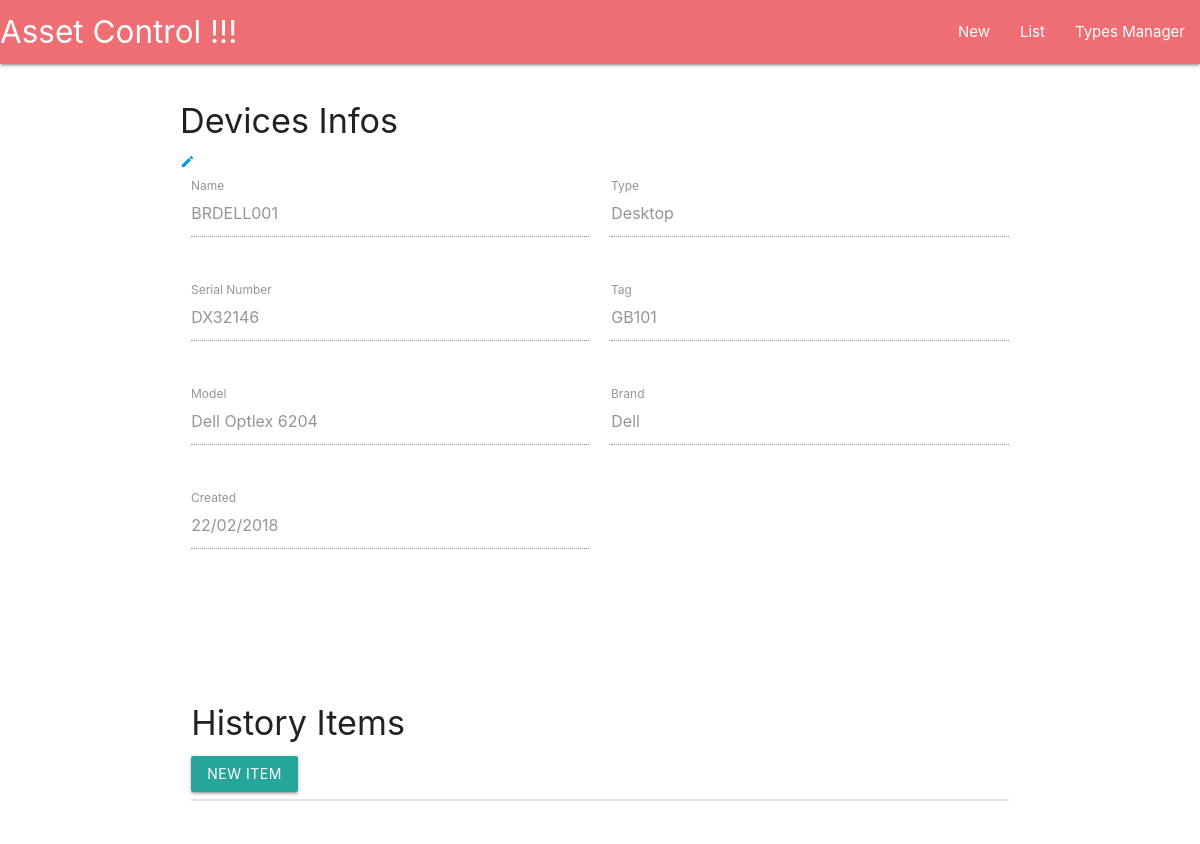
The app's page /devices/details/1/, older data.
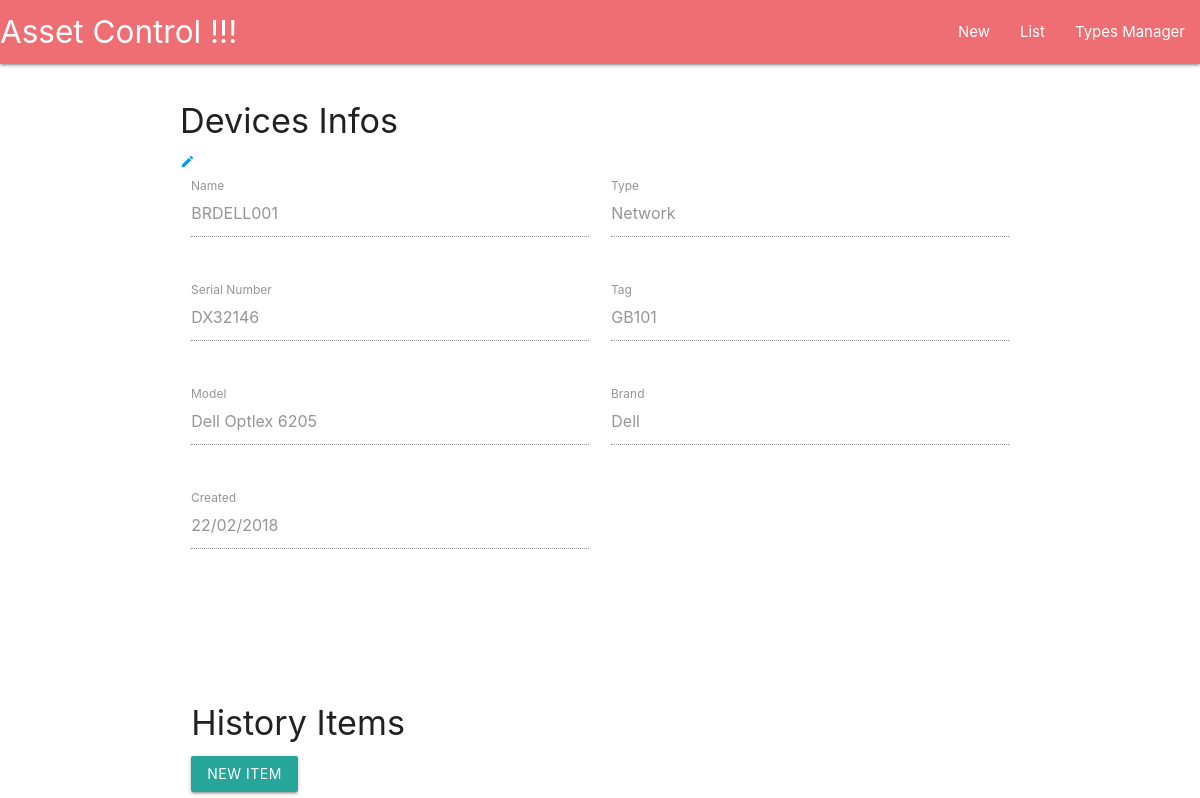
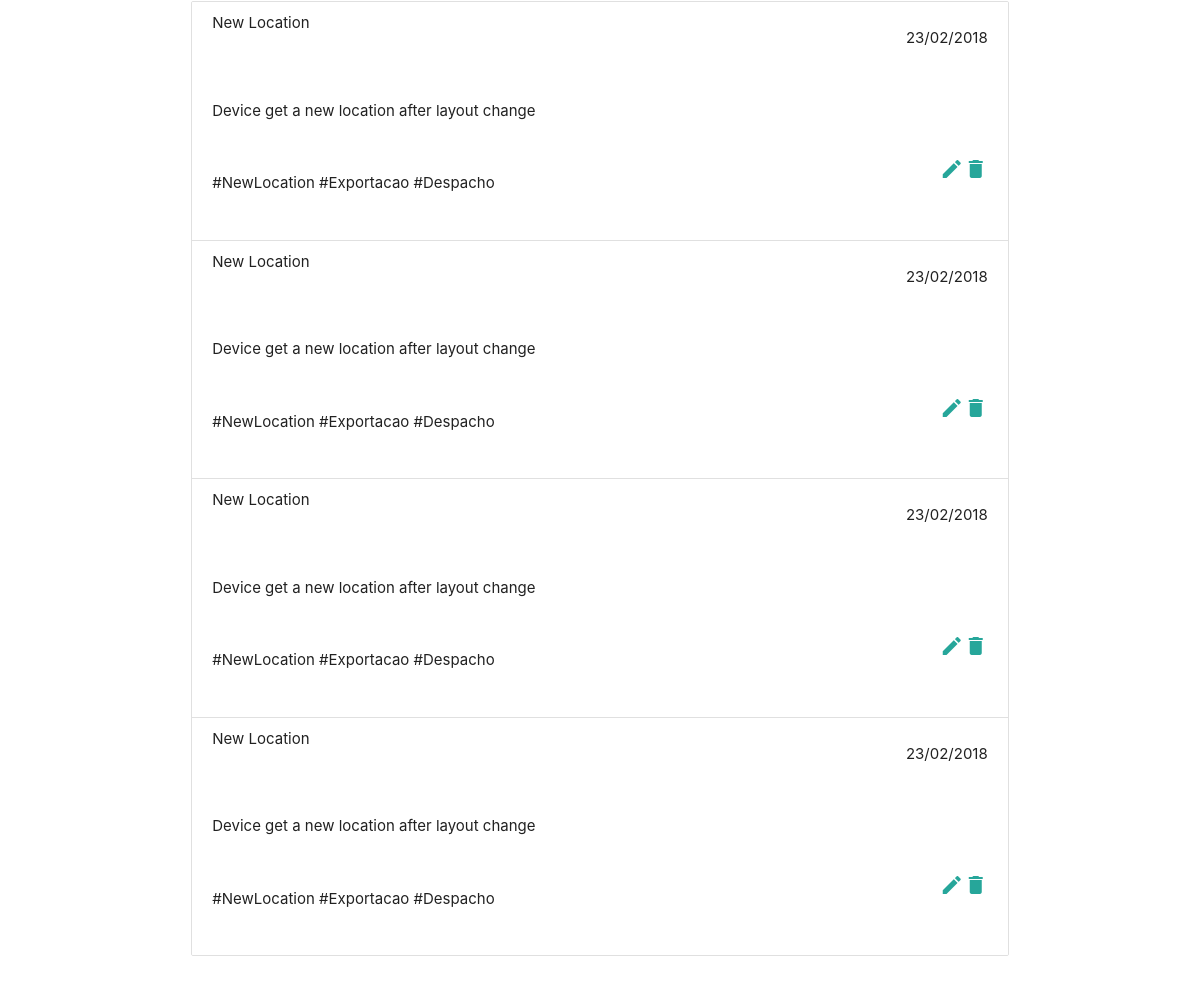
The same page, newer data (2 pictures, top to bottom).
### devices/models.py (models this page shows, shortened)
class Device(models.Model):
    serial_number = models.CharField(max_length=40, null=False, blank=False)
    tag = models.CharField(max_length=20, null=False, blank=True)
    model = models.CharField(max_length=30, null=False, blank=False)
    brand = models.CharField(max_length=30, null=False, blank=False)
    name = models.CharField(max_length=40, null=False, blank=False)
    type = models.ForeignKey(Type, related_name='devices', null=False)
    created = models.DateField(auto_created=True, auto_now_add=True)

class Type(models.Model):
    name = models.CharField(max_length=40, null=False, blank=False)

class HistoryItem(models.Model):
    device = models.ForeignKey(Device, on_delete=models.CASCADE, related_name='history_items')
    date = models.DateField(auto_created=True, auto_now_add=True)
    title = models.CharField(max_length=140, null=False)
    description = models.TextField(blank=False)
    keywords = models.CharField(max_length=150, null=False, blank=True)

### devices/views.py (the view)
# urls.py: url(r'^devices/details/(?P<pk>[0-9]+)/$', views.DeviceDetailView.as_view(), name='details'),
class DeviceDetailView(DetailView):
    model = Device
    template_name = 'devices/detail.html'
    context_object_name = 'device'

### devices/templates/devices/detail.html (shortened to what this page needs)
{% extends 'app/base.html' %}
{% load staticfiles %}
{% block content %}
<section class="section">
    <div class="row">
        <h4>Devices Infos</h4>
        <a href="{% url 'devices:update' device.pk %}"><i class="tiny material-icons">edit</i></a>
        <form class="col s12">
            <div class="row">
                <div class="input-field col s6">
                    <input type="text" value="{{device.name}}" id="name" disabled>
                    <label for="name">Name</label>
                </div>
                <div class="input-field col s6">
                    <input type="text" value="{{device.type.name}}" id="type" disabled>
                    <label for="type">Type</label>
                </div>
            </div>
            <div class="row">
                <div class="input-field col s6">
                    <input type="text" value="{{device.serial_number}}" id="serial" disabled>
                    <label for="serial">Serial Number</label>
                </div>
                <div class="input-field col s6">
                    <input type="text" value="{{device.tag}}" id="tag" disabled>
                    <label for="tag">Tag</label>
                </div>
            </div>
            <div class="row">
                <div class="input-field col s6">
                    <input type="text" value="{{device.model}}" id="model" disabled>
                    <label for="model">Model</label>
                </div>
                <div class="input-field col s6">
                    <input type="text" value="{{device.brand}}" id="brand" disabled>
                    <label for="brand">Brand</label>
                </div>
            </div>
            <div class="row">
                <div class="input-field col s6">
                    <input type="text" value="{{device.created|date:'d/m/Y'}}" id="created" disabled>
                    <label for="created">Created</label>
                </div>
            </div>
        </form>
    </div>
</section>
<section class="section">
    <div class="row">
        <div class="col s12">
        </div>
    </div>
    <div class="row">
        <div class="col s12">
            <h4>History Items</h4>
            <a class="waves-effect waves-light btn modal-trigger" href="#modalNewItem">New Item</a>
            <ul class="collection" id="history-items">
                {% for item in device.history_items.all %}
                    <li class="collection-item">
                        <div class="row">
                                <div class="col s10">
                                        <span class="title">{{item.title}}</span>
                                </div>
                                <div class="col s2">
                                        <p class="right-align">{{item.date|date:'d/m/Y'}}</p>
                                </div>
                        </div>
                        <div class="row">
                            <div class="col s12">
                                <p>{{item.description}}</p>
                            </div>
                        </div>
                        <div class="row">
                            <div class="col s10">
                                <p>{{item.keywords}}</p>
                            </div>
                            <div class="col s2">
                                <a href="#!" class="secondary-content"><i class="material-icons">delete</i></a>
                                <a href="#!" class="secondary-content"><i class="material-icons">mode_edit</i></a>
                            </div
                        </div>
                    </li>
                {% endfor %}
            </ul>
        </div>
    </div>
</section>
{% endblock %}
{% block extras %}
    {% load staticfiles %}
{% endblock %}

Row changes from the older to the newer data that the page shows:
changed Device "BRDELL001": type.name "Desktop" → "Network"; model "Dell Optlex 6204" → "Dell Optlex 6205"
added HistoryItem: title "New Location", date "23/02/2018", description "Device get a new location after layout change", keywords "#NewLocation #Exportacao #Despacho"
added HistoryItem: title "New Location", date "23/02/2018", description "Device get a new location after layout change", keywords "#NewLocation #Exportacao #Despacho"
added HistoryItem: title "New Location", date "23/02/2018", description "Device get a new location after layout change", keywords "#NewLocation #Exportacao #Despacho"
added HistoryItem: title "New Location", date "23/02/2018", description "Device get a new location after layout change", keywords "#NewLocation #Exportacao #Despacho"
